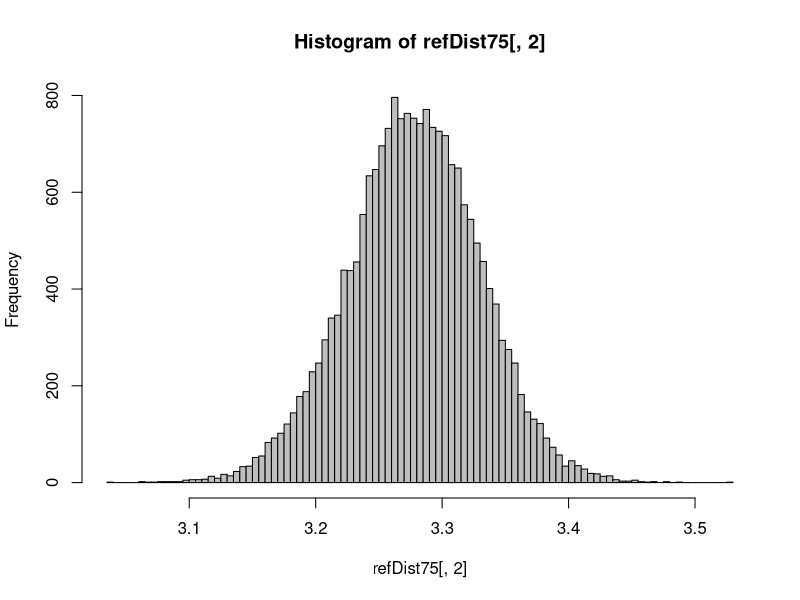

Generate this figure with R: (Note: this script raises an error after producing the figure.)
  setwd('C:/Users/Steven Harris Ranney/Desktop/Manuscripts/Ws - Quantiles/code')

  wae <- read.table('WAE Clean.txt', header=T)

  dF <- wae
  dfNames <- c("lake", "length", "weight")
  n = 10000
  numSamples = 150
  tau = 0.75

  require(quantreg)
  
  EstLinQuantRegCoefDist <- function(dF, n, numSamples, tau = 0.75){
    
    regCoefs <- as.data.frame(matrix(NA, nrow = n, ncol=2))
    
    for(i in 1:n){
      rowVec <- sample(1:nrow(dF), numSamples, replace=T)
      tmp <- dF[rowVec, ]
      mod <- rq(log10(weight)~log10(length), data=tmp, tau = tau)
      
      regCoefs[i,1] <- mod$coefficients[1]
      regCoefs[i,2] <- mod$coefficients[2]
    }
    names(regCoefs) <- c("intercept", "slope")
    return(regCoefs)
  }

  refDist75 <- EstLinQuantRegCoefDist(wae, 20000, 100, 0.75)
  normDist <- rnorm(20000, mean(refDist75[,2]), sd(refDist75[,2]))  
  ks.test(refDist75[,2], normDist)
  

  hist(refDist75[,2], breaks=100, col="gray")
  MakeColorsTransparent("red")
  hist(normDist, breaks=100, add=T, col=MakeColorsTransparent("red"))
  
  mean(refDist75[,2])
  mean(refDist50[,2])
  
  
  
  
  #indData
  waeInd <- read.table('WAE_independent.txt', header=T)

  #Define GA and SD populations
  
  waeGA <- waeInd[waeInd$State == "GA", ]
 
  ga2Dist <- EstLinQuantRegCoefDist(waeGA[waeGA$lake == "2",], 10000, 100, 0.75)
  ga3Dist <- EstLinQuantRegCoefDist(waeGA[waeGA$lake == "3",], 10000, 100, 0.75)
  ga4Dist <- EstLinQuantRegCoefDist(waeGA[waeGA$lake == "4",], 10000, 100, 0.75)
  
  
  